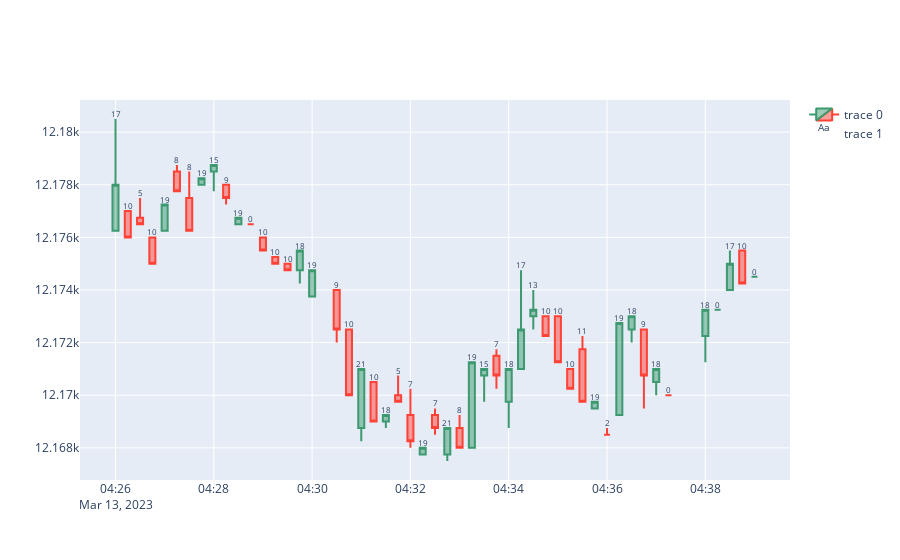

The code cell stored with this chart in its notebook:
### Code cell
#Print some number of candles from the real dataset with class marks

cdl_data = df1.iloc[100:150]

fig = go.Figure(data=[go.Candlestick(x=cdl_data.index,
                open=cdl_data['open'], high=cdl_data['high'],
                low=cdl_data['low'], close=cdl_data['close'])
                     ])

fig.add_trace(
    go.Scatter(
        x=cdl_data.index,
        y=cdl_data['high'],
        mode= "text",
        
        text = cdl_data['class'],
        textposition = 'top center',
        textfont = {'size':8}))

fig.update_layout(xaxis_rangeslider_visible=False)
fig.show()
